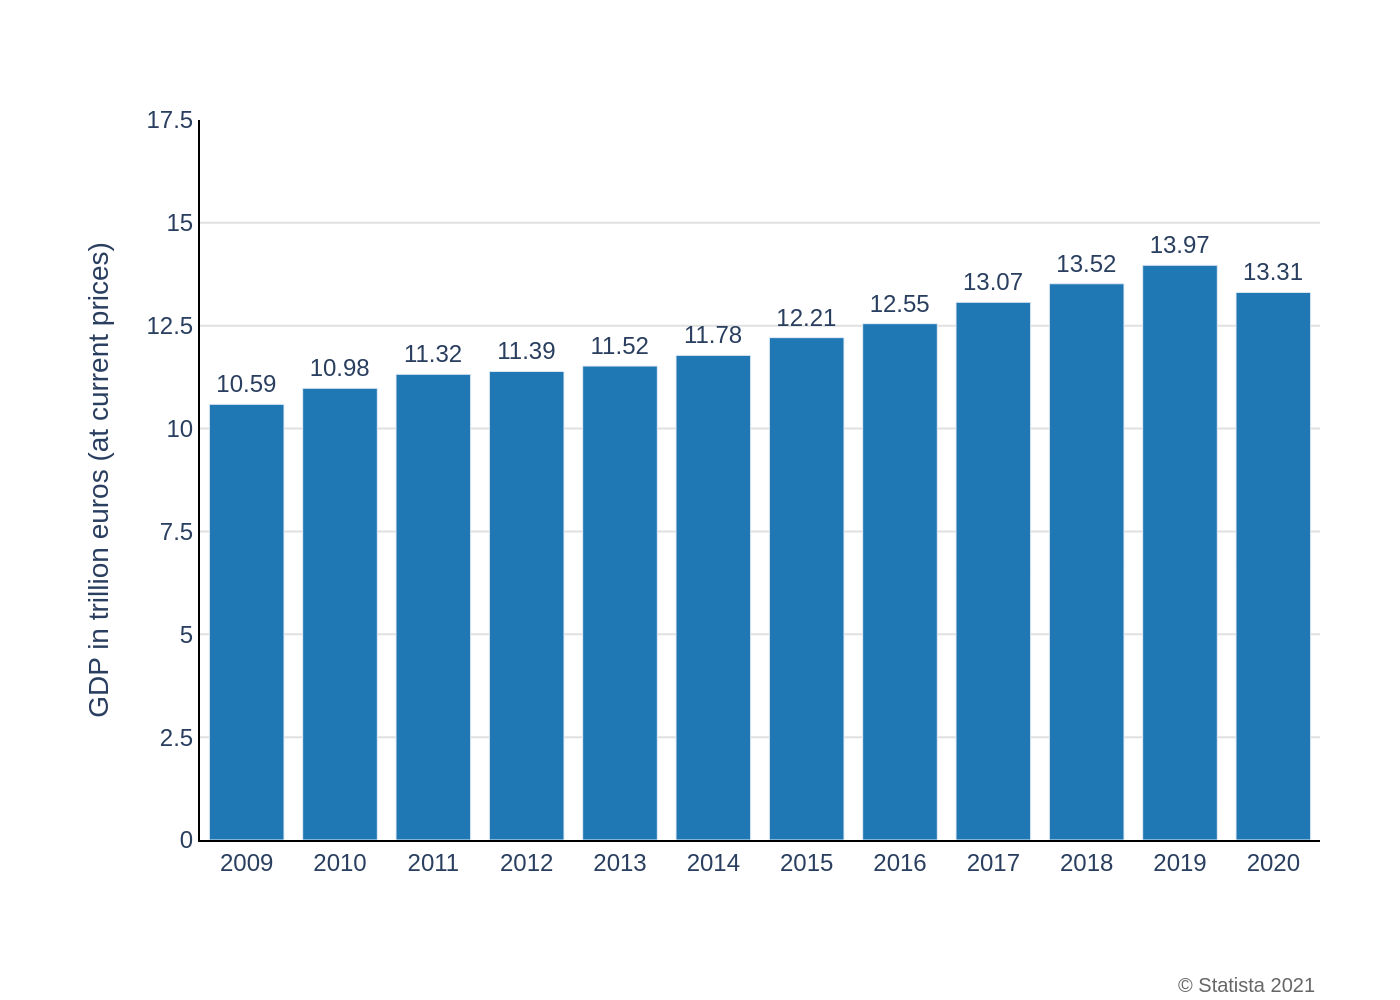

This chart was generated by the following Python code:
import sys
import json
import os
import plotly.graph_objects as go

# Check for command-line argument
if len(sys.argv) != 2:
    print("Usage: python generate_chart.py <path_to_json_file>")
    sys.exit(1)

json_path = sys.argv[1]

# Read data from the JSON file
try:
    with open(json_path, 'r', encoding='utf-8') as f:
        chart_info = json.load(f)
except FileNotFoundError:
    print(f"Error: JSON file not found at {json_path}")
    sys.exit(1)

# Extract data, texts, and colors from the JSON object
chart_data = chart_info.get('chart_data', [])
texts = chart_info.get('texts', {})
colors = chart_info.get('colors', [])

# Prepare data for Plotly
x_values = [d['x'] for d in chart_data]
y_values = [d['y'] for d in chart_data]

# Create the figure
fig = go.Figure()

# Add bar trace
fig.add_trace(go.Bar(
    x=x_values,
    y=y_values,
    marker_color=colors[0] if colors else None,
    text=y_values,
    textposition='outside',
    texttemplate='%{text:.2f}',
    cliponaxis=False  # Prevent text labels from being clipped
))

# Combine title and subtitle using HTML tags for styling
title_text = ""
if texts.get('title'):
    title_text += f"<b>{texts['title']}</b>"
if texts.get('subtitle'):
    if title_text:
        title_text += "<br>"
    title_text += f"<sub>{texts['subtitle']}</sub>"

# Update layout for a clean, professional look
fig.update_layout(
    title_text=title_text if title_text else None,
    title_x=0.05,
    yaxis_title_text=texts.get('y_axis_title'),
    font=dict(family="Arial", size=12),
    plot_bgcolor='white',
    showlegend=False,
    xaxis=dict(
        showgrid=False,
        linecolor='black',
        tickmode='array',
        tickvals=x_values,
        ticktext=[str(x) for x in x_values]
    ),
    yaxis=dict(
        range=[0, 17.5],
        tickmode='array',
        tickvals=[0, 2.5, 5, 7.5, 10, 12.5, 15, 17.5],
        gridcolor='#E0E0E0',
        linecolor='black',
        zeroline=False
    ),
    margin=dict(t=60, b=80, l=100, r=40),
    annotations=[
        dict(
            text=texts.get('source'),
            showarrow=False,
            xref="paper", yref="paper",
            x=1.0, y=-0.18,
            xanchor='right', yanchor='top',
            align='right',
            font=dict(size=10, color="#666666")
        )
    ]
)

# Determine the output filename from the input JSON path
base_filename = os.path.splitext(os.path.basename(json_path))[0]
output_filename = f"{base_filename}.png"

# Save the figure as a PNG image
fig.write_image(output_filename, scale=2)

print(f"Chart successfully generated and saved as {output_filename}")
